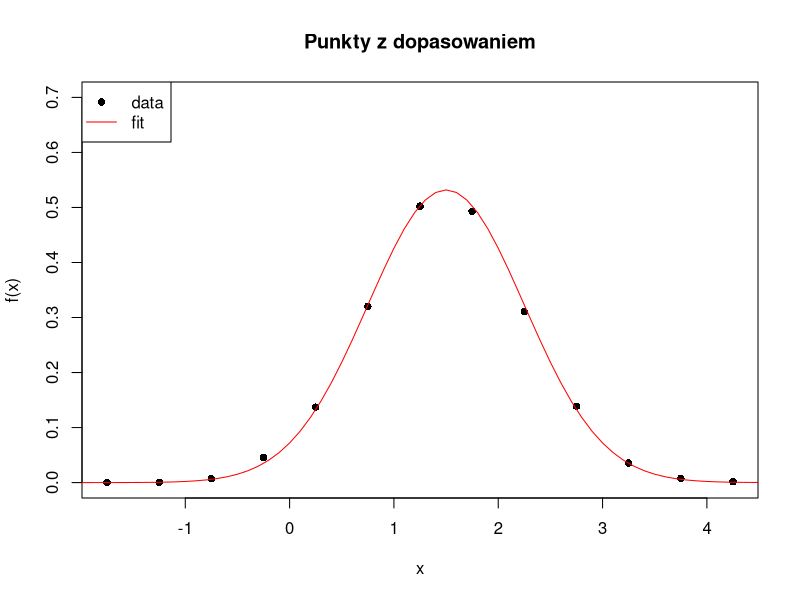

This figure's R source:
# Title     : Laboratorium2
# Objective : Zadanie2
# Created by: Maksymilian Odziemczyk
# Created on: 22.10.2020

numbs <- rnorm(10000, 1.5, 0.75)
h <- hist(x = numbs, plot = FALSE)
args <- seq(-3, 6, 0.1)
plot(h$mids, h$density, main = "Punkty z dopasowaniem", pch = 16, xlab = "x", ylab = "f(x)", ylim = c(0, 0.7))
lines(args, dnorm(args, 1.5, 0.75), col = "red", lty = 1)
legend("topleft", legend = c("data", "fit"), col = c("black", "red"), pch = c(16, NA), lty = c(NA, 1))